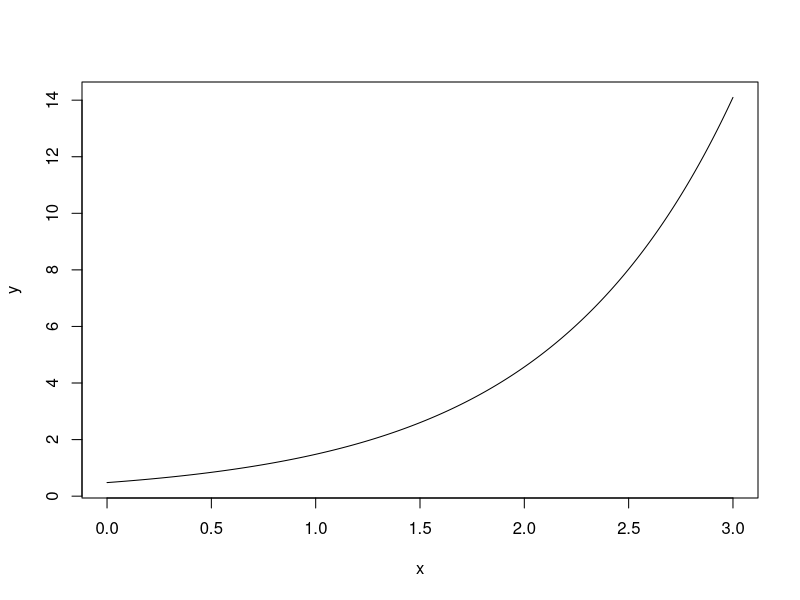

Here is the R script that generated this plot:
# Read the data (Session --> Set Working Directory --> To source file location)
DF <- read.csv("example_data_counts.csv")

# Fit the model
GLM <- glm(apples ~ age, family = poisson(link = "log"), data = DF)

# Enter the estimates
intercept   <- coef(GLM)[1]
slope       <- coef(GLM)[2]
inverselink <- exp

# Create a large sequence of numbers along the x-axis
x <- seq(0, 3, length.out = 1000)

# Compute the predictions on the scale of the linear predictor
eta <- intercept + slope * x
  
# Compute the resulting values on the y-axis
y <- inverselink(eta)

# Plot the resulting model
plot(x, y, type = "l")